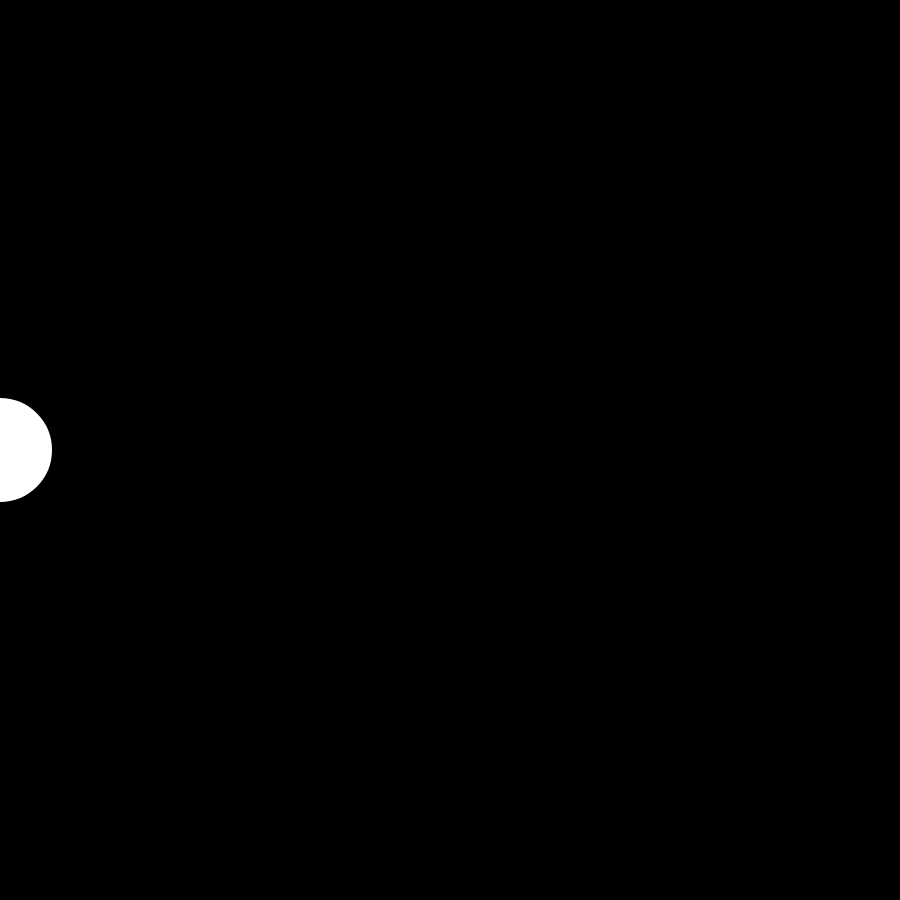
Frame 1 (no input)
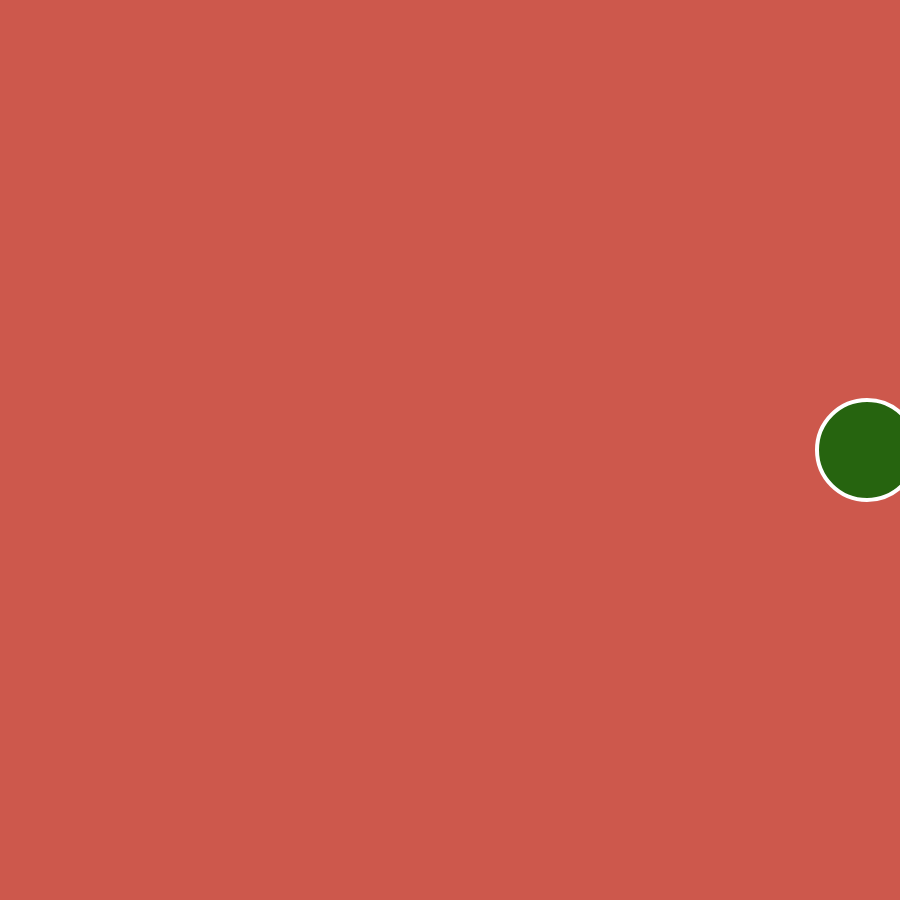
Frame 60 (no input)
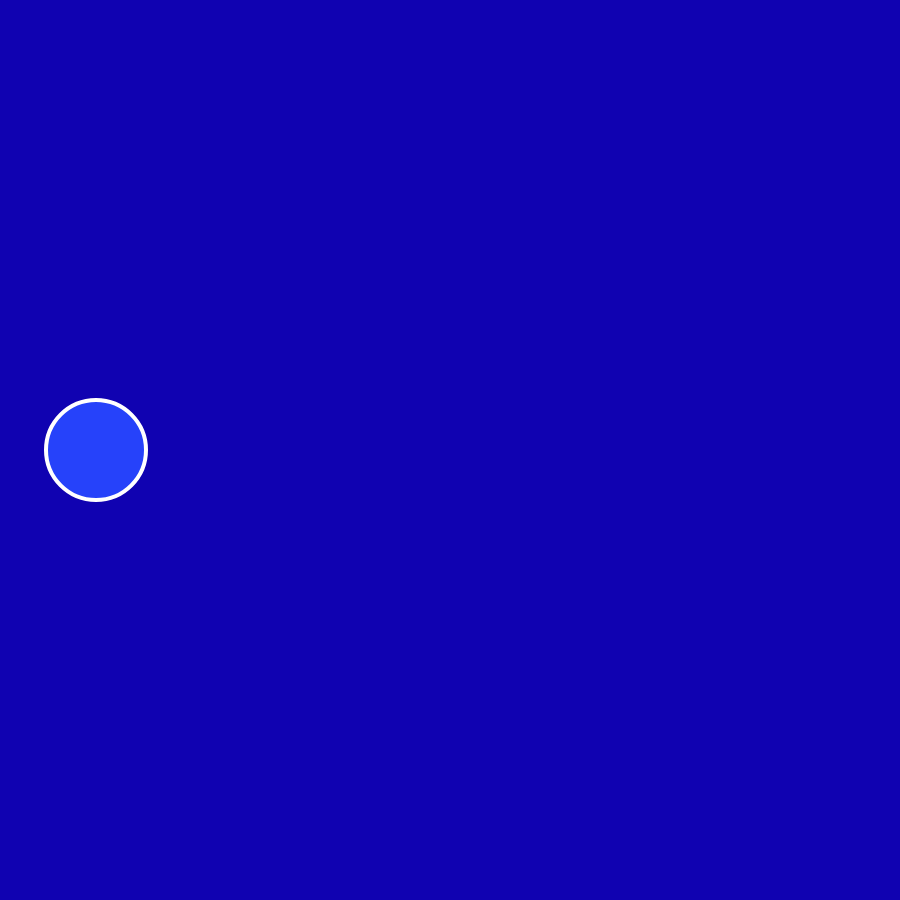
Frame 120 (the mouse pressed at the canvas centre since frame 60)

The p5.js sketch that drew these frames (run headless with seeded random() and noise() and a simulated clock; from frame 60 on, the mouse is pressed at the canvas centre):

// p5.js sketch
// ── sketch.js
var x = 0;
let speed = 3;
let y = 450
let bg = 0;
let br = 0;
let bb = 0;


function setup() {
  createCanvas(900, 900);
}

function draw() {
  background(br,bg, bb);
  stroke(255);
  strokeWeight(4);
  let r = random(255);
  let g = random(255);
  let b = random(255);


  if (x % width ==0){

    bg = random(255);
    br = random(255);
    bb = random(255);
  }

  // fill(r, g, b, `0`+o);


  ellipse(x, y, 100, 100);


  if (x + 50 > width) {
    speed -= 3;
    fill(r, g, b);
    // background(bg);
    
  } else if (x - 50 < 1) {
    speed += 3;
    fill(r, g, b);
    // background(bg);
    
  }

  x += speed;
}
